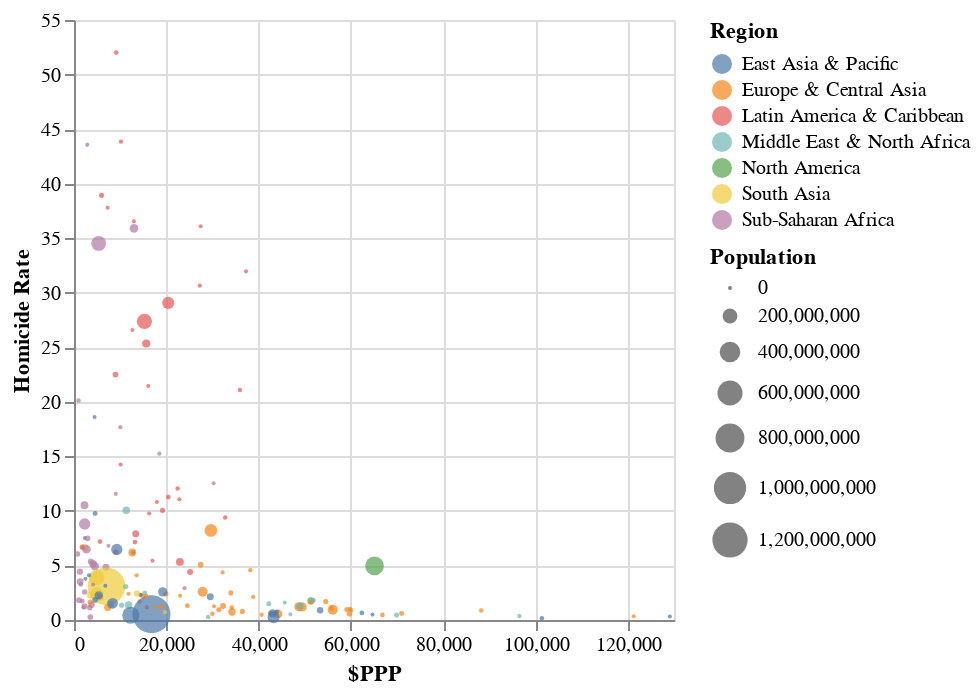

Write the Vega-Lite specification saved for this chart.
### Vega-Lite specification from a JSON file in a GitHub repository (floating-point values rounded to 4 significant figures; data arrays with more than 128 entries replaced by an {"elided": "..."} marker saying what was removed)
{"$schema": "https://vega.github.io/schema/vega-lite/v4.json", "description": "A simple bar chart with embedded data.", "data": {"values": {"elided": "157 records"}}, "mark": {"type": "circle"}, "encoding": {"color": {"field": "Region", "type": "nominal"}, "x": {"field": "$PPP", "type": "quantitative"}, "y": {"field": "Homicide Rate", "type": "quantitative"}, "size": {"field": "Population", "type": "quantitative"}, "tooltip": {"field": "Country Name", "type": "nominal"}}, "config": {}}
